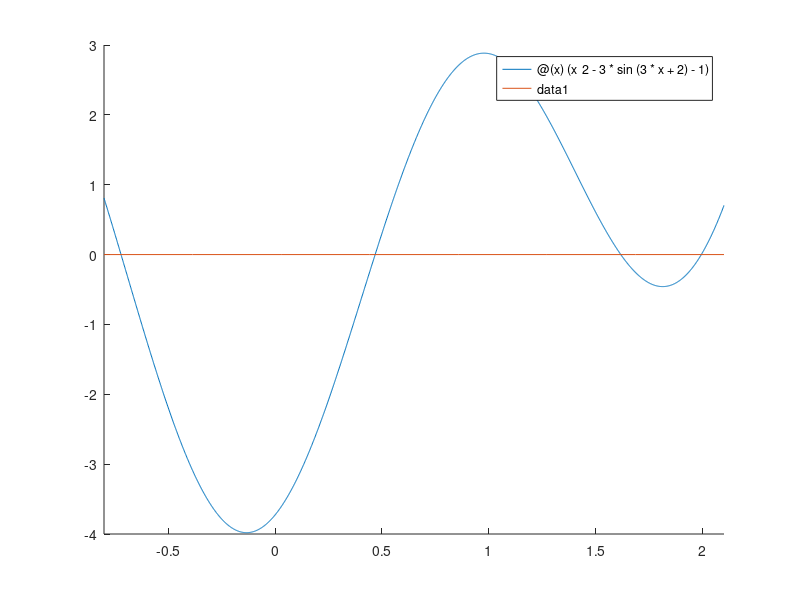

The MATLAB script that drew this image: (Note: this script raises an error after producing the figure.)
% --- LABORATION 1 ---
% @author Viola Söderlund
% @author Jakob Carlsson
% @version 2020-03-27

% 1. Olinjär skalär ekvation

% Problem: Bestäm samtliga rötter till ekvationen:
% x^2 - 3sin(3x + 2) - 1 = 0

f = @(x) (x^2 - 3*sin(3*x + 2) - 1);
Df = @(x) (2*x - 9*cos(3*x + 2));

% a. Ritar graften till funktionen.

hold on
    range = [-0.8, 2.1];
    fplot(f, range)
    fplot(@(x) 0, range)
hold off

% b. Undersöker vilka av funktionens rötter som kan bestämmas av
%    fixpunktsiterationen next_x(x*) = x*, och beräknar sedan rötterna.

disp('------------------------------');
disp('--- b. Fixpunktiterationer ---');
disp('------------------------------');

next_x = @(x) (f(x) / 9 + x);
Dnext_x = @(x) (Df(x) / 9 + 1);

    % Fall 1
    disp('--- Fall 1 ---');
    
    xn = -0.6;
    x0 = xn
    
    [convergens, solution] = get_convergens(next_x, xn);
    
    if convergens
        if Dnext_x(solution) == 0
            disp('----> Iterationen konvergerar kvadratiskt.');
        else 
            disp('----> Iterationen konvergerar inte kvadratiskt.');
        end
    end
        
    % Fall 2  
    disp('--- Fall 2 ---');
    
    xn = 0.48;
    xo = xn
    
    [convergens, solution] = get_convergens(next_x, xn);
    
    if convergens
        if Dnext_x(solution) == 0
            disp('----> Iterationen konvergerar kvadratiskt.');
        else 
            disp('----> Iterationen konvergerar inte kvadratiskt.');
        end
    end
    
    % Fall 3
    disp('--- Fall 3 ---');
    
    xn = 1.5;
    x0 = xn
    
    %[convergens, solution] = get_convergens(next_x, xn);
    solution = calculate_solution(next_x, xn, next_x(xn));
    
    if convergens
        if Dnext_x(solution) == 0
            disp('----> Iterationen konvergerar kvadratiskt.');
        else 
            disp('----> Iterationen konvergerar inte kvadratiskt.');
        end
    end
    
    % Fall 4
    disp('--- Fall 4 ---');
    
    xn = 1.999;
    x0 = xn
    
    %[convergens, solution] = get_convergens(next_x, xn);
    solution = calculate_solution(next_x, xn, next_x(xn));
    
    if convergens
        if Dnext_x(solution) == 0
            disp('----> Iterationen konvergerar kvadratiskt.');
        else 
            disp('----> Iterationen konvergerar inte kvadratiskt.');
        end
    end

% c. Beräknar rötterna med Newtons metod.

disp('------------------------');
disp('--- b. Newtons metod ---');
disp('------------------------');

next_x = @(x) (x - f(x) / Df(x));

    % Fall 1
    disp('--- Fall 1 ---');
    
    xn = -0.73;
    x0 = xn
    
    solution = calculate_solution(next_x, xn, next_x(xn));
    
    if Df(solution) ~= 0
        disp('----> Iterationen konvergerar kvadratiskt.');
    else 
        disp('----> Iterationen konvergerar inte kvadratiskt.');
    end
        
    % Fall 2
    disp('--- Fall 2 ---');
    
    xn = 0.47;
    x0 = xn
    
    solution = calculate_solution(next_x, xn, next_x(xn));
    
    if Df(solution) ~= 0
        disp('----> Iterationen konvergerar kvadratiskt.');
    else 
        disp('----> Iterationen konvergerar inte kvadratiskt.');
    end
    
    % Comparison
    
    disp('Fixpunktsiterationen (b) konvergerade långsammare än Newtons funktion (c), då Newtons metod har en högre konvergensordning.');
    
% d. Beskriver Newtons metods konvergensordning.

disp('-------------------------------------------');
disp('--- d. Newtons metods konvergensordning ---');
disp('-------------------------------------------');

disp('Newtons metod har konvergensordning 2, då fixpunktiterationen konvergerar linjärt. Observera fall 1. Fixpunktsiterationen itererar 19 gånger, medan Newton itererar 4 gånger.');

disp('Låt newton_method_iterations = floor(fixed_point_iterations^(1 / (fixed_point_convergence_order * newton_method_convergence_order))).');

fixed_point_iterations = 19
newton_method_iterations = 4

fixed_point_convergence_order = 1

newton_method_convergence_order = floor(log(fixed_point_iterations) / log(newton_method_iterations))

function [convergens, solution] = get_convergens(next_x, xn)
       
    % Check convergens
    
    xn_incremented = next_x(xn);
        
    % JAG TROR ATT MAN MÅSTE ÄNDRA DETTA LITE
    if abs(xn_incremented) > 1
        disp('Fixpunksiterationen divergerar runt xn = x0 ? x*.');
            
        convergens = false;
    elseif abs(xn_incremented) < 0.1
        disp('Fixpunktsiterationen konvergerar snabbt runt xn = x0 ? x*.');
            
        convergens = true;
    else
        disp('Fixpunktsiterationen konvergerar runt xn = x0 ? x*.')

        convergens = true;
    end
    
    % Calculate solution
    
    num_iterations = -1;
    solution = Inf;
        
    if convergens
        solution = calculate_solution(next_x, xn, xn_incremented);
    end
end

function solution = calculate_solution(next_x, xn, xn_incremented)
    
    % Calculate solution
    
    iterations = xn;
    solution = Inf;
        
    while xn_incremented ~= xn && abs(xn_incremented - xn) > eps
        xn = xn_incremented;
        xn_incremented = next_x(xn);
        
        iterations = [ iterations; xn ];
    end
    
    solution = xn;
    
    iterations
    num_iterations = length(iterations)
       
    solution
end